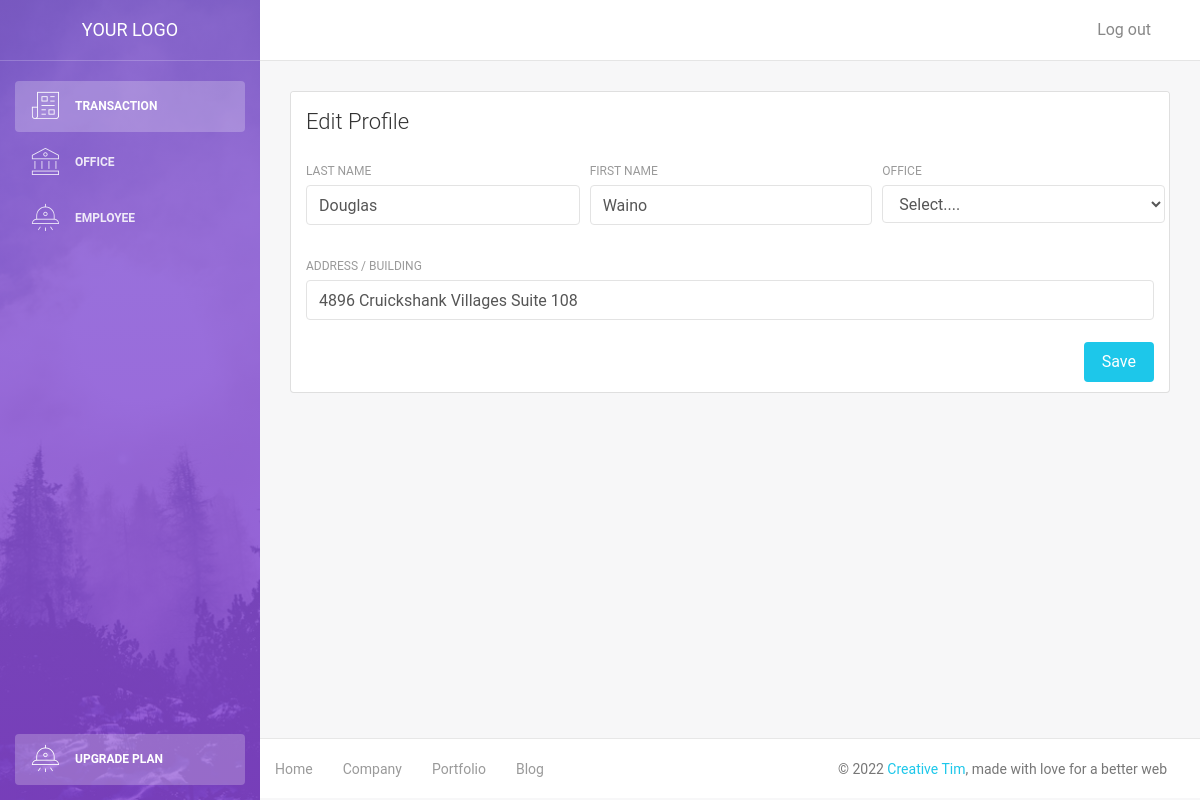
Page /employee-edit.php?id=10 on the committed database.
### tables this page shows
CREATE TABLE `employee` (
  `id` int(11) NOT NULL,
  `lastname` varchar(45) NOT NULL,
  `firstname` varchar(45) NOT NULL,
  `office_id` int(11) NOT NULL,
  `address` varchar(100) DEFAULT NULL
);

### employee-edit.php (the view, shortened to what this page needs)
<!DOCTYPE html>
<html lang="en">
<head>
    <link rel="stylesheet" href="https://maxcdn.bootstrapcdn.com/font-awesome/latest/css/font-awesome.min.css" />
    <link href="assets/css/bootstrap.min.css" rel="stylesheet" />
    <link href="assets/css/light-bootstrap-dashboard.css?v=2.0.0 " rel="stylesheet" />
    <link href="assets/css/demo.css" rel="stylesheet" />
</head>
<body>
    <?php
        require('config/db.php');
        $id = $_GET['id'];
        $query = "SELECT * FROM employee WHERE id =" . $id;
        $result = mysqli_query($conn, $query);
        if(count($result)==1){
            $employee = mysqli_fetch_array($result);
            $lastname = $employee['lastname'];
            $firstname = $employee['firstname'];
            $address = $employee['address'];
        }
    ?>
    <div class="wrapper">
        <div class="sidebar" data-image="assets/img/sidebar-5.jpg">
            <div class="sidebar-wrapper">
            <?php include('includes/sidebar.php'); ?>
            </div>
        </div>
        <div class="main-panel">
            <?php include('includes/navbar.php');?>
            <div class="content">
                <div class="container-fluid">
                        <div class="row">
                            <div class="col-md-12">
                                <div class="card">
                                    <div class="card-header">
                                        <h4 class="card-title">Edit Profile</h4>
                                    </div>
                                    <div class="card-body">
                                        <form method="POST" action="<?php $_SERVER['PHP_SELF']; ?>">
                                            <div class="row">
                                                <div class="col-md-4 pr-1">
                                                    <div class="form-group">
                                                        <label>Last Name</label>
                                                        <input type="text" class="form-control" name="lastname" value="<?php echo $lastname;?>">
                                                    </div>
                                                </div>
                                                <div class="col-md-4 pr-1">
                                                    <div class="form-group">
                                                        <label>First Name</label>
                                                        <input type="text" class="form-control" name="firstname" value="<?php echo $firstname;?>">
                                                    </div>
                                                </div>
                                                <div class="col-md-4 pr-1">
                                                    <div class="form-group">
                                                        <label for="exampleInputEmail1">Office</label>
                                                        <select class="form-control" name='office'>
                                                        <option>Select....</option>
                                                        </select>
                                                    </div>
                                                </div>
                                            </div>
                                            <div class="row">
                                                <div class="col-md-12">
                                                    <div class="form-group">
                                                        <label>Address / Building</label>
                                                        <input type="text" class="form-control" name="address" value="<?php echo $address;?>">
                                                    </div>
                                                </div>
                                            </div>
                                            <button type="submit" name="submit" value="Submit" class="btn btn-info btn-fill pull-right">Save</button>
                                            <div class="clearfix"></div>
                                        </form>
                                    </div>
                                </div>
                            </div>
                        </div>
                </div>
            </div>
            <footer class="footer">
                <div class="container-fluid">
                    <nav>
                        <ul class="footer-menu">
                            <li>
                                <a href="#">
                                    Home
                                </a>
                            </li>
                            <li>
                                <a href="#">
                                    Company
                                </a>
                            </li>
                            <li>
                                <a href="#">
                                    Portfolio
                                </a>
                            </li>
                            <li>
                                <a href="#">
                                    Blog
                                </a>
                            </li>
                        </ul>
                        <p class="copyright text-center">
                            ©
                            <a href="http://www.creative-tim.com">Creative Tim</a>, made with love for a better web
                        </p>
                    </nav>
                </div>
            </footer>
        </div>
    </div>
</body>
</html>

### rows in the picture
employee: lastname "Douglas", firstname "Waino", address "4896 Cruickshank Villages Suite 108"
